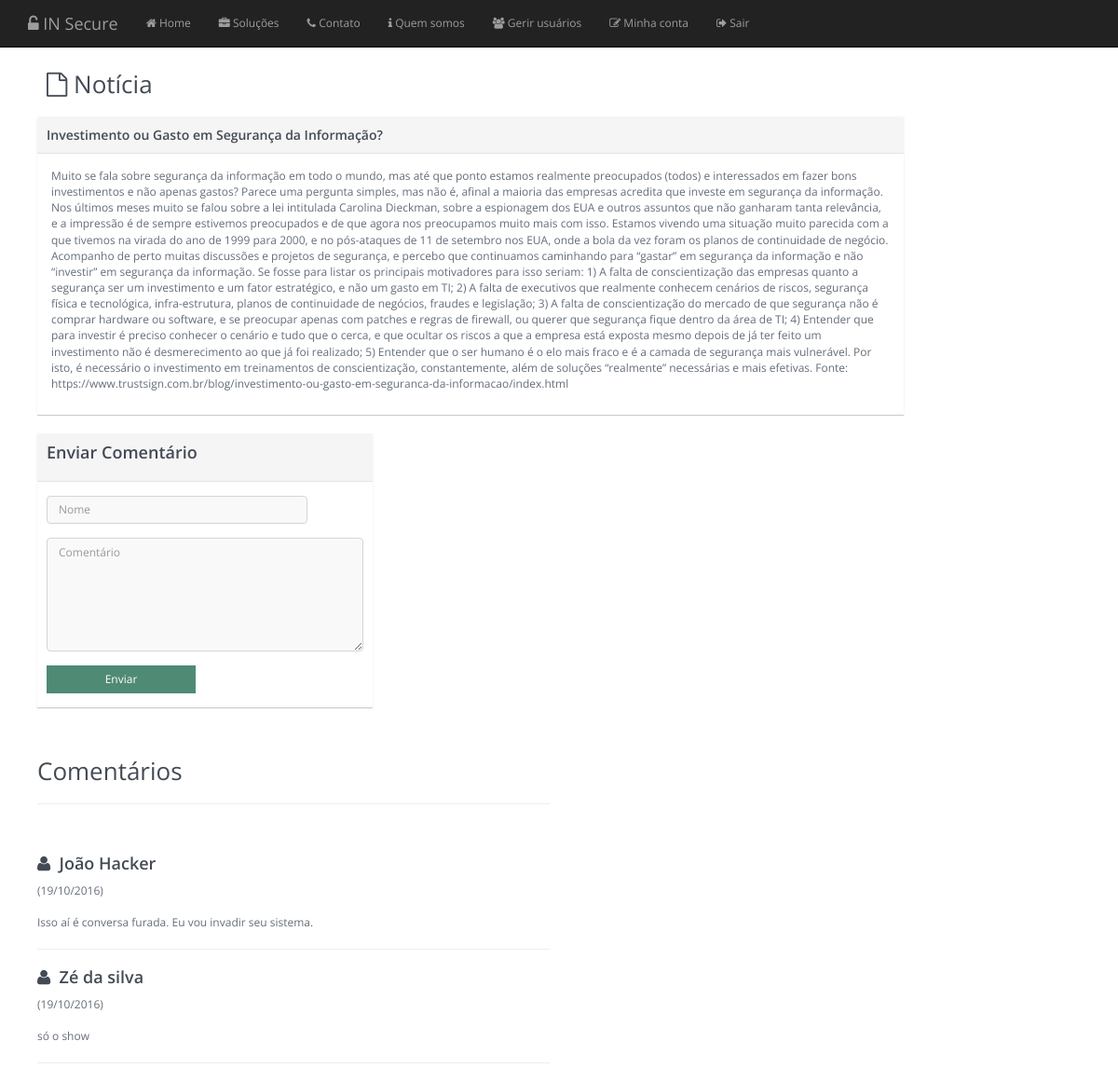
The app's page /app/noticia.php?id=2 (signed in) with its own data.
### tables this page shows
CREATE TABLE `noticia` (
  `id` int(11) NOT NULL,
  `titulo` varchar(255) NOT NULL,
  `texto` mediumtext NOT NULL,
  `autor` varchar(255) NOT NULL
);

CREATE TABLE `comentarios` (
  `id` int(11) NOT NULL,
  `nome` varchar(255) NOT NULL,
  `comentario` mediumtext NOT NULL,
  `data` timestamp NOT NULL DEFAULT CURRENT_TIMESTAMP ON UPDATE CURRENT_TIMESTAMP,
  `id_noticia` int(11) NOT NULL
);

### app/noticia.php (the view, shortened to what this page needs)
<?php
include 'header.php';
require_once 'connection.php';
@$id = $_GET['id'];
if($id != null){
	$query = mysqli_query($link, "select * from noticia where id = $id");
	$noticia = mysqli_fetch_assoc($query);
}
if($noticia != ''){
	$query_comentario = mysqli_query($link, "select nome, comentario, date_format(data, '%d/%m/%Y') as pub from comentarios where id_noticia = $id order by id desc");
	$comentarios = array();
	while($comentario = mysqli_fetch_assoc($query_comentario)){
		$comentarios[] = $comentario;
	}
?>
<div class='container'>
	<div class="row">
		<div class="col-md-10" id="news" >
			<div class="page-title">
				<h2>
					<span class="fa fa-file-o"></span> Notícia
				</h2>
			</div>
			<div class="panel panel-default">
				<div class="panel-heading">
			        <div class="panel-title-box">
			           <h3><?=$noticia['titulo']?></h3>
			        </div>
			    </div>
				<div class="panel-body">
					<p><?=$noticia['texto'];?></p>
				</div>
			</div>
		</div>
	</div>
	<div class="row">
		<div class="col-md-4" id="news" >
			<div class="panel panel-default" >
			    <div class="panel-heading">
			       <h3>
						Enviar Comentário
					</h3>
			    </div>
			    <div class="panel-body ">
					<form action="incluir.php" class="form-horizontal" method="post">
						<div class="form-group">
							<div class="col-md-10">
								<input type="text" class="form-control" name='nome' placeholder="Nome"/>
							</div>
						</div>
						<div class="form-group">
							<div class="col-md-12">
								<textarea class="form-control" name='comentario' placeholder="Comentário" rows='6'></textarea>
							</div>
						</div>
						<div class="form-group">
							<div class="col-xs-6">
								<button class="btn btn-info btn-block">Enviar</button>
							</div>
						</div>
					</form>
			    </div>
			</div>
		</div>
	</div>
	<br><br>
	<div class="row">
		<div class="col-md-6" >
			<h2>Comentários</h2>
			<hr>
			<br><br>
			<?php
				foreach ($comentarios as $c){
					echo "<h3><span class='fa fa-user'></span> &nbsp;".$c['nome']."</h3>(".$c['pub'].")<br><Br>";
					echo "<p>".$c['comentario']."</p><hr>";
				}
			?>
		</div>
	</div>
</div>
<?php
}

### records on screen
noticia: titulo "Investimento ou Gasto em Segurança da Informação?", texto "Muito se fala sobre segurança da informação em todo o mundo, mas até que ponto estamos realmente preocupados (todos) e interessados em fazer bons investimentos e não apenas gastos? Parece uma pergunta simples, mas não é, afinal a maioria das empresas acredita que investe em segurança da informação. Nos últimos meses muito se falou sobre a lei intitulada Carolina Dieckman, sobre a espionagem dos EUA e outros assuntos que não ganharam tanta relevância, e a impressão é de sempre estivemos preocupados e de que agora nos preocupamos muito mais com isso. Estamos vivendo uma situação muito parecida com a que tivemos na virada do ano de 1999 para 2000, e no pós-ataques de 11 de setembro nos EUA,…"
comentarios: nome "João Hacker", pub "19/10/2016", comentario "Isso aí é conversa furada. Eu vou invadir seu sistema."
comentarios: nome "Zé da silva", pub "19/10/2016", comentario "só o show"
